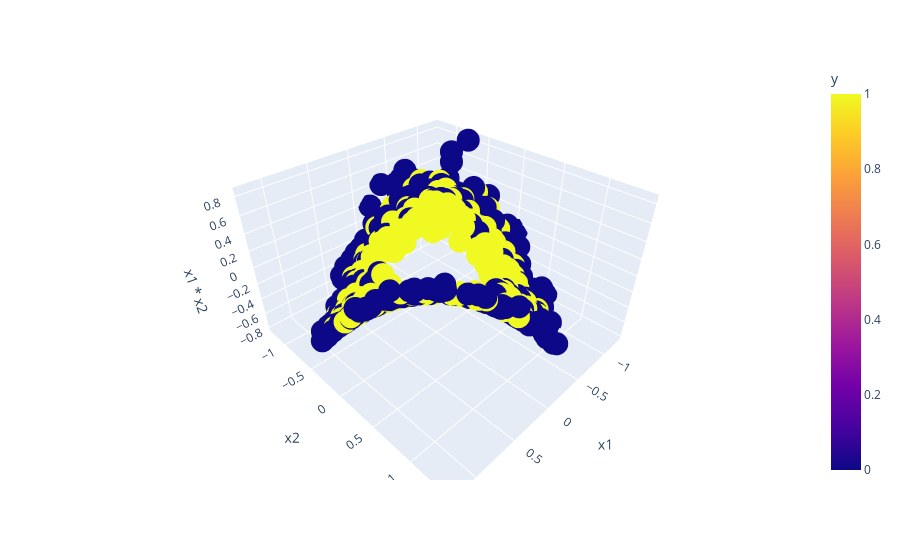

Notebook source saved alongside this figure:
### Code cell
import plotly.express as px

df['x1^2'] = df['x1'] ** 2
df['x2^2'] = df['x2'] ** 2
df['x1 * x2'] = df['x1'] * df['x2']
df['x1^2 + x2^2'] = df['x1'] ** 2 + df['x2'] **2

fig = px.scatter_3d(df, x='x1', y='x2', z='x1 * x2', color='y')
fig.show()

### Figure 1 — Plotly figure (JSON) as saved in the notebook; plotly's stock layout.template omitted (floating-point values rounded to 4 significant figures; data arrays with more than 128 entries replaced by an {"elided": "..."} marker saying what was removed)
{"data": [{"hovertemplate": "x1=%{x}<br>x2=%{y}<br>x1 * x2=%{z}<br>y=%{marker.color}<extra></extra>", "legendgroup": "", "marker": {"color": {"elided": "500 int values"}, "coloraxis": "coloraxis", "symbol": "circle"}, "mode": "markers", "name": "", "scene": "scene", "showlegend": false, "type": "scatter3d", "x": {"elided": "500 float values"}, "y": {"elided": "500 float values"}, "z": {"elided": "500 float values"}}], "layout": {"coloraxis": {"colorbar": {"title": {"text": "y"}}, "colorscale": [[0, "#0d0887"], [0.1111, "#46039f"], [0.2222, "#7201a8"], [0.3333, "#9c179e"], [0.4444, "#bd3786"], [0.5556, "#d8576b"], [0.6667, "#ed7953"], [0.7778, "#fb9f3a"], [0.8889, "#fdca26"], [1, "#f0f921"]]}, "legend": {"tracegroupgap": 0}, "margin": {"t": 60}, "scene": {"domain": {"x": [0, 1], "y": [0, 1]}, "xaxis": {"title": {"text": "x1"}}, "yaxis": {"title": {"text": "x2"}}, "zaxis": {"title": {"text": "x1 * x2"}}}}}
